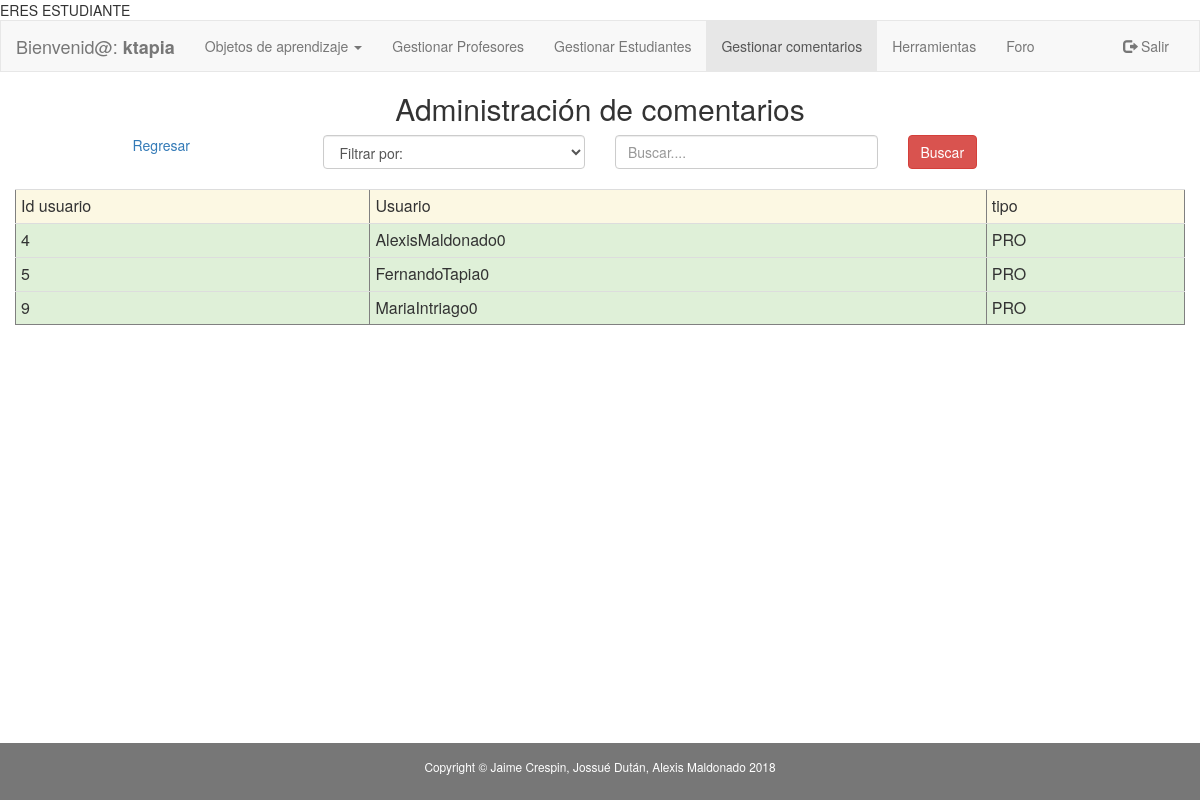
/aplicacion/modulos_administrador/adm_ejecutar_buscar_comentarios.php (signed in), run on the app's committed database.
### tables this page shows
CREATE TABLE `profesor` (
  `idprofesor` int(11) NOT NULL,
  `ci` varchar(10) DEFAULT NULL,
  `nombres` varchar(45) DEFAULT NULL,
  `apellidos` varchar(45) DEFAULT NULL,
  `id_departamento` int(11) DEFAULT NULL,
  `id_facultad` int(11) DEFAULT NULL,
  `mail` varchar(45) DEFAULT NULL,
  `id_usuario` int(11) DEFAULT NULL,
  `fecha_nacimiento` varchar(45) DEFAULT NULL,
  `genero` varchar(1) DEFAULT NULL,
  `domicilio` varchar(60) DEFAULT NULL,
  `telefonos` varchar(25) DEFAULT NULL
);

CREATE TABLE `usuario` (
  `idUsuario` int(11) NOT NULL,
  `usuario` varchar(45) DEFAULT NULL,
  `contrasenia` varchar(45) DEFAULT NULL,
  `tipo_usuario` varchar(3) DEFAULT NULL,
  `activo` varchar(1) DEFAULT NULL,
  `foto` varchar(45) DEFAULT ''
);

### aplicacion/modulos_administrador/adm_ejecutar_buscar_comentarios.php (the view, shortened to what this page needs)
<!DOCTYPE html PUBLIC "-//W3C//DTD XHTML 1.0 Transitional//EN" "http://www.w3.org/TR/xhtml1/DTD/xhtml1-transitional.dtd">
<html xmlns="http://www.w3.org/1999/xhtml" lang="es">
    <head>
        <link rel="stylesheet" href="../../plugins/bootstrap/css/bootstrap.min.css"></link>
    </head>
    <body>
        <?php include './navbar_adm_comentarios.php'; ?>
        <div class="container-fluid text-center">
            <div class="row content">
                <div class="col-sm-12 text-center">
                    <h2> Administración de comentarios</h2>
                    <form onsubmit="return validar_busqueda_cedula()" action="../modulos_administrador/adm_ejecutar_buscar_comentarios.php" method="post" enctype="multipart/form-data">
                        <div class="col-md-3">
                            <a href="adm_comentarios.todos.php">Regresar</a>
                        </div>
                        <div class="col-md-3 text-left ">
                            <select class= "form-control" name="tipo_criterio" dir="ltr" required id="select_criterio">
                                <option value="">Filtrar por:</option>
                            </select></br>
                        </div>
                        <div class="col-md-3 text-center">
                            <input type="text" class="form-control" id="criterio_busqueda" placeholder="Buscar...." name="criterio_busqueda" required></br>
                        </div>
                        <div class="col-md-3 text-left">
                            <button id="registrar" type="submit" class="btn btn-danger">Buscar</button>
                        </div>
                    </form>
                    <?php
                    $statement = 'select u.*,p.nombres, p.apellidos, p.ci,p.mail from usuario as u, profesor as p where u.idUsuario=p.id_usuario';
                    $conexion = new Conexion();
                    $consulta = $conexion->prepare($statement);
                    $consulta->setFetchMode(PDO::FETCH_ASSOC);
                    $consulta->execute();
                    echo '<table border ="1|1" class="table table-condensed";>';
                    echo '<tr class="warning">';
                    echo '<td>Id usuario</td>';
                    echo '<td>Usuario</td>';
                    echo '<td>tipo</td>';
                    echo "</tr>";
                    if ($consulta->rowCount() != 0) {
                        while ($row = $consulta->fetch()) {
                            echo '<tr class="success">';
                            echo '<td>' . $row['idUsuario'] . '</td>';
                            echo '<td>' . $row['usuario'] . '</td>';
                            echo '<td>' . $row['tipo_usuario'] . '</td>';
                        }
                    }
                    echo '</table>';
                    ?>
                </div>
            </div>
        </div></br></br></br>
        <footer class="label-default container-fluid text-center">
            <p class="copyright small">Copyright &copy; Jaime Crespin, Jossué Dután, Alexis Maldonado 2018</p>
        </footer>
    </body>
</html>

### aplicacion/modulos_administrador/adm_ejecutar_buscar_comentarios.php (style rules this page uses)
.row.content { height: 390px }
html { min-height: 100%; position: relative; }
body { margin:0; margin-bottom: 40px; }
footer { background-color: #555; color: white; padding: 15px; position: absolute; bottom: 0; width: 100%; }
.table > tbody > tr > td { vertical-align: middle; }

### data on the page
profesor: id_usuario.idUsuario "4", id_usuario.usuario "AlexisMaldonado0", id_usuario.tipo_usuario "PRO"
profesor: id_usuario.idUsuario "5", id_usuario.usuario "FernandoTapia0", id_usuario.tipo_usuario "PRO"
profesor: id_usuario.idUsuario "9", id_usuario.usuario "MariaIntriago0", id_usuario.tipo_usuario "PRO"

### other printed values
$_SESSION['usuario'] "ktapia"
